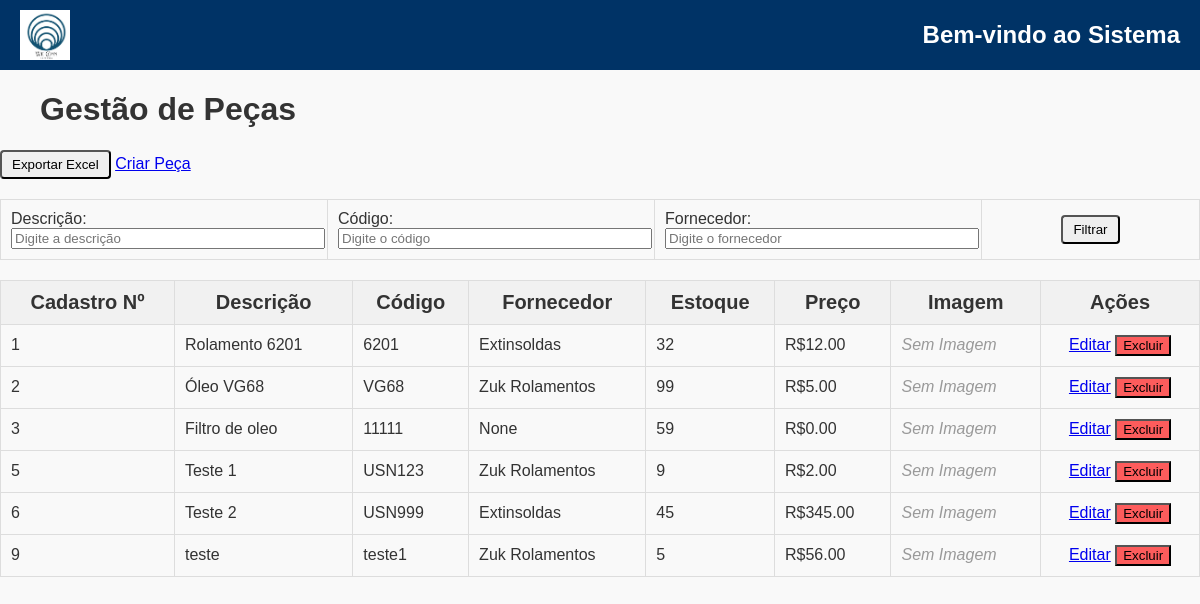
Screenshot of /cadEstoque/ (signed in) with the database file from the repository.
### cadEstoque/models.py (models this page shows, shortened)
class Pecas(models.Model):
    descricao = models.CharField(max_length=255)
    codigo = models.CharField(max_length=100)
    estoque_minimo = models.IntegerField(default=0)
    estoque_atual = models.IntegerField(default=0)
    preco =  models.DecimalField(max_digits=10, decimal_places=2, default=0)
    unidade_medida = models.CharField(max_length=20)  # kg, unidade, metro, etc
    localizacao = models.CharField(max_length=100, help_text="Localização física no estoque")
    data_ultima_compra = models.DateField(null=True)
    vida_util = models.IntegerField(null=True, help_text="Vida útil em dias")
    fornecedor = models.ForeignKey(
        'CadFornecedor.Fornecedor',  # Relaciona ao modelo Fornecedor do app CadFornecedor
        on_delete=models.SET_NULL,
        related_name='pecas',
        null=True,
        blank=True
    )
    orcamentos = models.FileField(upload_to='orcamentos/', blank=True, null=True)
    foto = models.ImageField(upload_to='fotos_pecas/', null=True, blank=True)
    observacoes = models.TextField(null=True, blank=True)

### CadFornecedor/models.py (models this page shows)
class Fornecedor(models.Model):
    fornecedor = models.CharField(max_length=200)
    fornecedor_fone = models.CharField(max_length=200)
    fornecedor_site = models.CharField(max_length=200, null=True, blank=True)
    fornecedor_email = models.CharField(max_length=200, null=True, blank=True)
    rua = models.CharField(max_length=200, null=True, blank=True)
    numero = models.CharField(max_length=20, null=True, blank=True)
    bairro = models.CharField(max_length=20, null=True, blank=True)
    cidade = models.CharField(max_length=200, null=True, blank=True)
    cep = models.CharField(max_length=200, null=True, blank=True)
    estado = models.CharField(max_length=200, null=True, blank=True)
    contato = models.CharField(max_length=200, null=True, blank=True)
    cnpj = models.CharField(max_length=200, null=True, blank=True)
    inscricao_estadual = models.CharField(max_length=50, null=True, blank=True)
    prazo_entrega_medio = models.IntegerField(null=True, help_text="Prazo médio em dias")
    observacoes = models.TextField(null=True, blank=True)
    def __str__(self):
        return self.fornecedor

### cadEstoque/views.py (the view)
# urls.py: path('cadEstoque/', teste, name='cadEstoque'),
@login_required
def teste(request):
    pecas = Pecas.objects.all()
    fornecedor_id = request.POST.get('fornecedor')
    descricao = request.GET.get('descricao')
    codigo = request.GET.get('codigo')
    if descricao or codigo:
        request.session['descricao'] = descricao
        request.session['codigo'] = codigo
        return redirect('cadEstoque')  # Redireciona para limpar os campos da URL
    descricao = request.session.get('descricao')
    codigo = request.session.get('codigo')
    if descricao:
        pecas = pecas.filter(descricao__icontains=descricao)
    if codigo:
        pecas = pecas.filter(codigo__icontains=codigo)
    for peca in pecas:
        peca.foto_url = peca.foto.url if peca.foto else None
    request.session.pop('descricao', None)
    request.session.pop('codigo', None)
    if request.GET.get('exportar_excel'):
        wb = gerar_excel_pecas(pecas)
        response = HttpResponse(content_type='application/vnd.openxmlformats-officedocument.spreadsheetml.sheet')
        response['Content-Disposition'] = 'attachment; filename="pecas.xlsx"'
        wb.save(response)
        return response
    return render(request, 'teste.html', {'pecas': pecas})

### cadEstoque/templates/teste.html (shortened to what this page needs)
{% extends 'base.html' %}
{% load static %}
{% block content %}
<link rel="stylesheet" href="https://maxcdn.bootstrapcdn.com/font-awesome/4.7.0/css/font-awesome.min.css">
<div class="content-container">
    <div class="top-side">
        <h1 style="text-align: left; margin-left: 40px;">Gestão de Peças</h1>
        <div>
            <button type="submit" class="btn btn-success" name="exportar_excel" value="true">Exportar Excel</button>
            <a href="{% url 'cria_peca' %}" class="custom-button">Criar Peça</a>
        </div>
    </div>
    <table class="tabela-sem-divisoes" style="border: none">
        <form method="get">
            <td style="width: 15%">
                <div>
                    <label for="descricao">Descrição:</label>
                    <input type="text" name="descricao" id="descricao" placeholder="Digite a descrição" value="{{ request.GET.descricao }}">
                </div>
            </td>
            <td style="width: 15%">
                <div>
                    <label for="codigo">Código:</label>
                    <input type="text" name="codigo" id="codigo" placeholder="Digite o código" value="{{ request.GET.codigo }}">
                </div>
            </td>
            <td style="width: 15%">
                <div>
                    <label for="fornecedor">Fornecedor:</label>
                    <input type="text" name="fornecedor" id="fornecedor" placeholder="Digite o fornecedor" value="{{ request.GET.fornecedor }}">
                </div>
            </td>
            <td style="width: 10%;">
                <div style="text-align: center;">
                    <button type="submit" class="btn btn-primary">Filtrar</button>
                </div>
            </td>
        </form>
    </table>
    <table border="1">
        <thead>
            <tr>
                <th>Cadastro Nº</th>
                <th>Descrição</th>
                <th>Código</th>
                <th>Fornecedor</th>
                <th>Estoque</th>
                <th>Preço</th>
                <th>Imagem</th>
                <th>Ações</th>
            </tr>
        </thead>
        <tbody>
            {% for peca in pecas %}
            <tr>
                <td>{{ peca.id }}</td>
                <td>{{ peca.descricao|truncatechars:50 }}</td>
                <td>{{ peca.codigo }}</td>
                <td>{{ peca.fornecedor }}</td>
                <td>{{ peca.estoque_atual }}</td>
                <td>R${{ peca.preco }}</td>
                <td>
                    {% if peca.foto %}
                        <a href="{{ request.scheme }}://{{ request.get_host }}{{ peca.foto_url }}" target="_blank">
                            <img src="{{ request.scheme }}://{{ request.get_host }}{{ peca.foto_url }}" style="width: 50px; height: 50px; object-fit: cover;">
                        </a>
                    {% else %}
                        <span style="color: #999; font-style: italic;">Sem Imagem</span>
                    {% endif %}
                </td>
                <td style="text-align: center;">
                    <a href="{% url 'editar_peca' peca.id %}" class="custom-button table-button">Editar</a>
                    <form method="post" action="{% url 'excluir_peca' peca.id %}" style="display:inline;" onsubmit="return confirmDelete();">
                        <button type="submit" class="custom-button table-button delete-button">Excluir</button>
                    </form>
                </td>
            </tr>
            {% endfor %}
        </tbody>
    </table>
</div>
{% endblock %}

### gestaoOS/static/css/style.css (style rules this page uses)
body { font-family: Garamond, sans-serif; margin: 0; padding: 0; background-color: #f9f9f9; color: #333; }
.btn { padding: 5px 10px; text-decoration: none; border-radius: 4px; transition: background-color 0.3s; }
table { width: 100%; border-collapse: collapse; margin-top: 20px; }
table, th, td { border: 1px solid #ddd; }
th, td { padding: 10px; text-align: left; }
th { background-color: #f1f1f1; }
tr:nth-child(even) { background-color: #f9f9f9; }
input, select, textarea { width: 100%; }

### cadEstoque/templates/teste.html (style rules this page uses)
.content-container th { font-size: 20px; text-align: center; }
.content-container .delete-button { background-color: rgb(253, 92, 92); }

### rows the page displays
Pecas: id "1", descricao "Rolamento 6201", codigo "6201", fornecedor "Extinsoldas", estoque_atual "32", preco "12.00", foto "Sem Imagem"
Pecas: id "2", descricao "Óleo VG68", codigo "VG68", fornecedor "Zuk Rolamentos", estoque_atual "99", preco "5.00", foto "Sem Imagem"
Pecas: id "3", descricao "Filtro de oleo", codigo "11111", fornecedor "None", estoque_atual "59", preco "0.00", foto "Sem Imagem"
Pecas: id "5", descricao "Teste 1", codigo "USN123", fornecedor "Zuk Rolamentos", estoque_atual "9", preco "2.00", foto "Sem Imagem"
Pecas: id "6", descricao "Teste 2", codigo "USN999", fornecedor "Extinsoldas", estoque_atual "45", preco "345.00", foto "Sem Imagem"
Pecas: id "9", descricao "teste", codigo "teste1", fornecedor "Zuk Rolamentos", estoque_atual "5", preco "56.00", foto "Sem Imagem"
